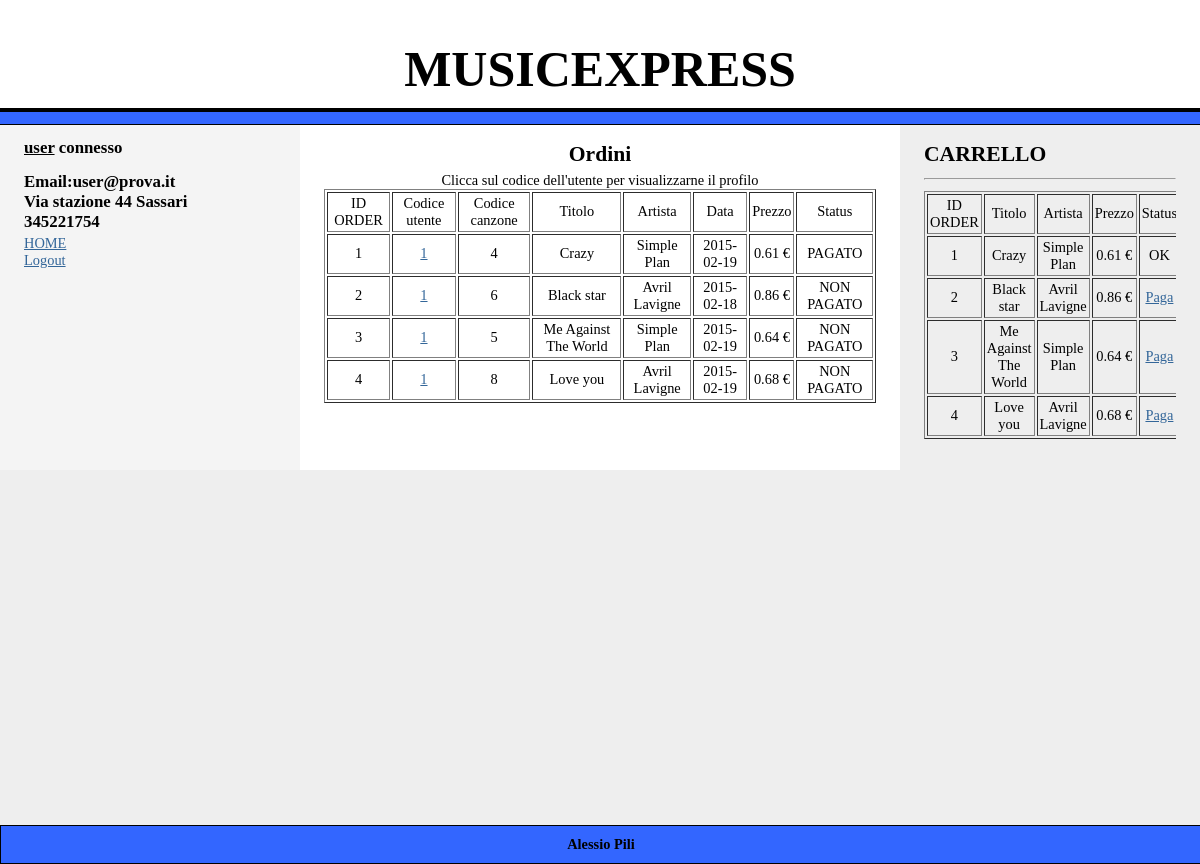
Page /prog/ordini.php (signed in) on the earlier database version.
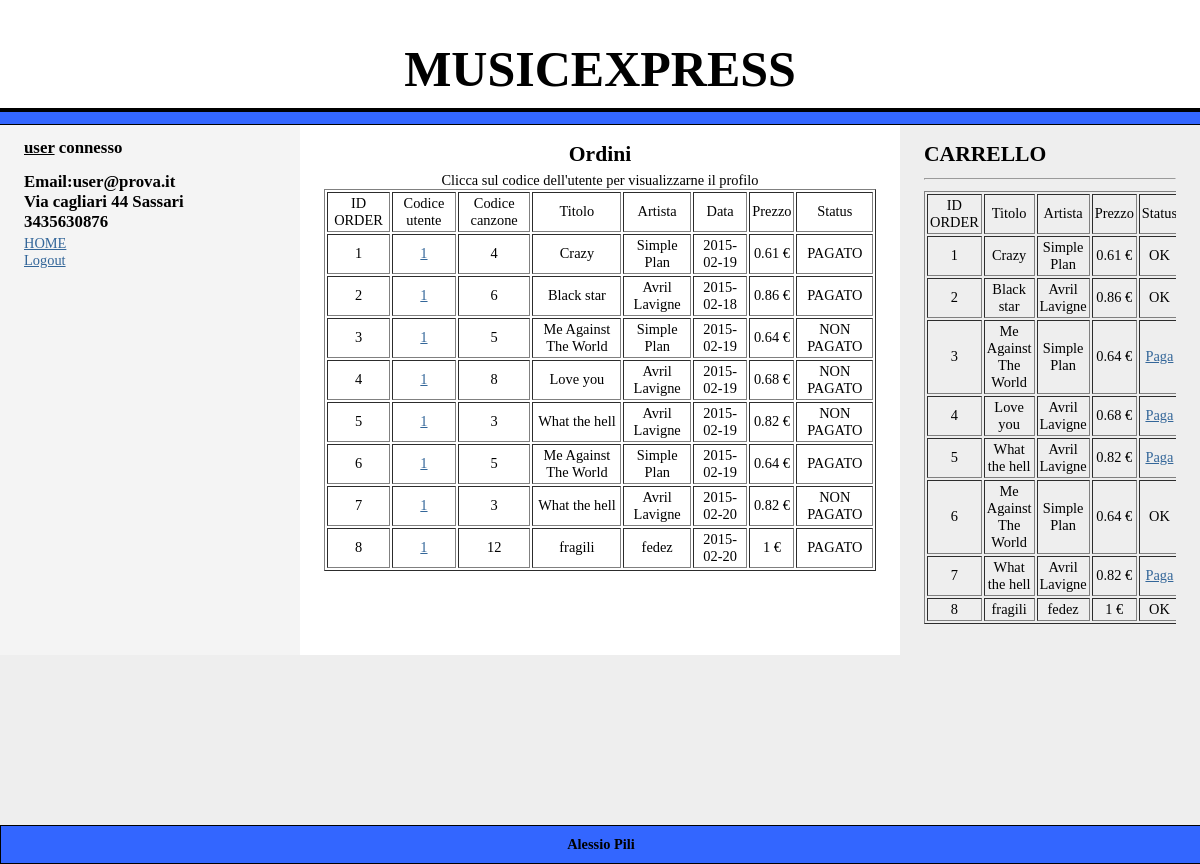
Same page on the later database version.
### tables this page shows
CREATE TABLE IF NOT EXISTS `ordine` (
  `Codice` int(11) NOT NULL AUTO_INCREMENT,
  `Codice_Utente` int(11) NOT NULL,
  `Codice_Canzone` int(11) NOT NULL,
  `Data` date NOT NULL,
  `Pagata` int(11) NOT NULL,
  PRIMARY KEY (`Codice`)
);

CREATE TABLE IF NOT EXISTS `canzone` (
  `Codice` int(11) NOT NULL AUTO_INCREMENT,
  `Titolo` varchar(255) NOT NULL,
  `Artista` varchar(255) NOT NULL,
  `Album` varchar(255) NOT NULL,
  `Anno` varchar(255) NOT NULL,
  `Prezzo` float NOT NULL,
  `Eliminata` int(11) NOT NULL,
  PRIMARY KEY (`Codice`)
);

CREATE TABLE IF NOT EXISTS `utente` (
  `Codice` int(11) NOT NULL AUTO_INCREMENT,
  `User` varchar(255) NOT NULL,
  `Email` varchar(255) NOT NULL,
  `Password` varchar(255) NOT NULL,
  `Livello` int(11) NOT NULL,
  `Indirizzo` varchar(255) NOT NULL,
  `Cellulare` varchar(255) NOT NULL,
  PRIMARY KEY (`Codice`)
);

### prog/ordini.php (the view, shortened to what this page needs)
<?php
include("config.php");
include("header.php");
          if(isset($_SESSION['ID'])) {
       print("<center><h2>Ordini</h2>");
       print("Clicca sul codice dell'utente per visualizzarne il profilo");
       $q_o="SELECT * from ordine";
 $risultatoo=mysqli_query($conn,$q_o);
   print("<table align=\"center\" cellpadding=2 border=1> ") ;
  print("<tr><td>ID ORDER</td><td>Codice utente</td><td>Codice canzone</td><td>Titolo</td><td>Artista</td><td>Data</td><td>Prezzo</td><td>Status</td>  ") ;
  while ($q_o=mysqli_fetch_array($risultatoo))
  {   $codicec=$q_o['Codice_Canzone'];
  $codiceuu=$q_o['Codice_Utente'];
  $codiceoo=$q_o['Codice'];
  $dataa=$q_o['Data'];
      $pay=$q_o['Pagata'];
$q_c="SELECT * from canzone where Codice=$codicec";
 $risultato=mysqli_query($conn,$q_c);
  while ($q_c=mysqli_fetch_array($risultato))
  {   $codice=$q_c['Codice'];
       $titolo=$q_c['Titolo'];
        $artista=$q_c['Artista'];
           $prezzo=$q_c['Prezzo'];
   print(" <tr> ");
     print(" <td>$codiceoo</td> ");
      print(" <td><A href=\"profilo.php?codice=$codiceuu\">$codiceuu</a></td> ");
      print(" <td>$codice</td> ");
      print(" <td>$titolo</td> ");
       print(" <td>$artista</td> ");
        print(" <td>$dataa</td> ");
        print(" <td>$prezzo €</td> ");
         if ($pay>0) { print(" <td>PAGATO</td> "); } else {print(" <td>NON PAGATO</td> "); }
  }   }
        print("</table><br>");
                  }   ELSE {   print("<script>location.replace('index.php'); </script>"); }
include("footer.php");

### prog/header.php (shortened to what this page needs)
<!DOCTYPE html PUBLIC "-//W3C//DTD XHTML 1.0 Strict//EN" "http://www.w3.org/TR/xhtml1/DTD/xhtml1-strict.dtd">
<html xmlns="http://www.w3.org/1999/xhtml" xml:lang="en-GB">
<head>
	<link rel="stylesheet" type="text/css" href="screen.css" media="screen" />
</head>
<body>
<div id="header">
	<center><h1>MUSICEXPRESS</h1>
	<p id="layoutdims"><strong></strong></p>
</div>
<div class="colmask threecol">
	<div class="colmid">
		<div class="colleft">
			<div class="col1">

### prog/footer.php (shortened to what this page needs)
   	</div>
			<div class="col2">
              <?php
              if(isset($_SESSION['ID'])) {
               $livello=$_SESSION['LIV'];
              $user2=$_SESSION['ID'];
              $nomeu=$_SESSION['USER'];
              if($livello>1) {
              print("<H3>ADMIN CONNESSO</H3>");
              print("<a href=\"ordini.php\">Vedi ordini</a><br>");
              print("<a href=\"aggiungi_canzone.php\">Aggiungi canzone</a><br>");
                     print("<A href=\"index.php\">HOME</a><br>");
                    print("<A href=\"logout.php\">logout</a><br>");
                            }
           else
          {
   $q_ut="SELECT * from utente where Codice=$user2";
  $risultatout=mysqli_query($conn,$q_ut);
  while ($q_ut=mysqli_fetch_array($risultatout))
  {   $codice=$q_ut['Codice'];
        $email=$q_ut['Email'];
            $indirizzo=$q_ut['Indirizzo'];
            $telefono=$q_ut['Cellulare'];
  }
              print("<H3><u>$nomeu</u> connesso</H3>");
               print("<H3>Email:$email <br> $indirizzo <br> $telefono</H3>");
                print("<A href=\"index.php\">HOME</a><br>");
              print("<A href=\"logout.php\">Logout</a>");
           }     } else {}
              ?>
	</div>
			<div class="col3">
       <?PHP
             if(isset($_SESSION['ID'])) {     if($livello<2) {
  $q_o="SELECT * from ordine where Codice_Utente=$user2";
 $risultatoo=mysqli_query($conn,$q_o);
   print("<h2>CARRELLO<hr></h2> ");
  print("<table align=\"center\" cellpadding=2 border=1> ") ;
  print("<tr><td>ID ORDER</td><td>Titolo</td><td>Artista</td><td>Prezzo</td><td>Status</td>  ") ;
  while ($q_o=mysqli_fetch_array($risultatoo))
  {   $codicec=$q_o['Codice_Canzone'];
  $codiceoo=$q_o['Codice'];
      $pay=$q_o['Pagata'];
$q_c="SELECT * from canzone where Codice=$codicec";
 $risultato=mysqli_query($conn,$q_c);
  while ($q_c=mysqli_fetch_array($risultato))
  {   $codice=$q_c['Codice'];
       $titolo=$q_c['Titolo'];
        $artista=$q_c['Artista'];
           $prezzo=$q_c['Prezzo'];
   print(" <tr> ");
     print(" <td>$codiceoo</td> ");
      print(" <td>$titolo</td> ");
       print(" <td>$artista</td> ");
        print(" <td>$prezzo €</td> ");
         if ($pay>0) { print(" <td>OK</td> "); } else {print(" <td><A href=\"paga.php?codice=$codiceoo\">Paga</a></td> "); }
  }   }
        print("</table><br>");
                  } else {}           } else {}
              ?>
			</div>
		</div>
	</div>
</div>
<div id="footer">
<center>	<p> <b>Alessio Pili</p>
</div>
</body>
</html>

### prog/screen.css (style rules this page uses)
body { margin:0; padding:0; border:0; width:100%; background:#fff; min-width:600px; font-size:90%; }
a { color:#369; }
h1, h2, h3 { margin:.8em 0 .2em 0; padding:0; }
p { margin:.4em 0 .8em 0; padding:0; }
#header { clear:both; float:left; width:100%; }
#header { border-bottom:1px solid #000; }
#header h1 { font-size: 50px; }
#header h2,#header p { padding:.4em 15px 0 15px; margin:0; }
#layoutdims { clear:both; background:rgb(51,102,255); border-top:4px solid #000; margin:0; padding:6px 15px !important; text-align:right; }
.colmask { position:relative; clear:both; float:left; width:100%; overflow:hidden; min-height: 700px; }
.colright, .colmid, .colleft { float:left; width:100%; position:relative; }
.col1, .col2, .col3 { float:left; position:relative; padding:0 0 1em 0; overflow:hidden; }
.threecol { background:#eee; }
.threecol .colmid { right:25%; background:#fff; }
.threecol .colleft { right:50%; background:#f4f4f4; }
.threecol .col1 { width:46%; left:102%; }
.threecol .col2 { width:21%; left:31%; }
.threecol .col3 { width:21%; left:85%; }
#footer { clear:both; float:left; width:100%; border:1px solid black; background: rgb(51,102,255) ; }
#footer p { padding:10px; margin:0; }
table { text-align: center; }

Differences in the rows shown:
changed ordine id 2: Pagata 0 → 1 (drawn)
computed for canzone "Black star": text "NON PAGATO Paga" → "PAGATO OK"
added ordine: Codice "5", Codice_Utente "1", Data "2015-02-19"
now on this page (row unchanged): canzone: Codice "3", Titolo "What the hell", Artista "Avril Lavigne", Prezzo "0.82", shows "NON PAGATO"
added ordine: Codice "6", Codice_Utente "1", Data "2015-02-19", canzone (Codice "5", Titolo "Me Against The World", Artista "Simple Plan", Prezzo "0.64", shows "PAGATO", shows "OK")
added ordine: Codice "7", Codice_Utente "1", Data "2015-02-20"
added ordine: Codice "8", Codice_Utente "1", Data "2015-02-20"
added canzone: Codice "12", Titolo "fragili", Artista "fedez", Prezzo "1", shows "PAGATO", shows "OK"
changed utente "user@prova.it": Indirizzo "Via stazione 44 Sassari" → "Via cagliari 44 Sassari"; Cellulare "345221754" → "3435630876"
